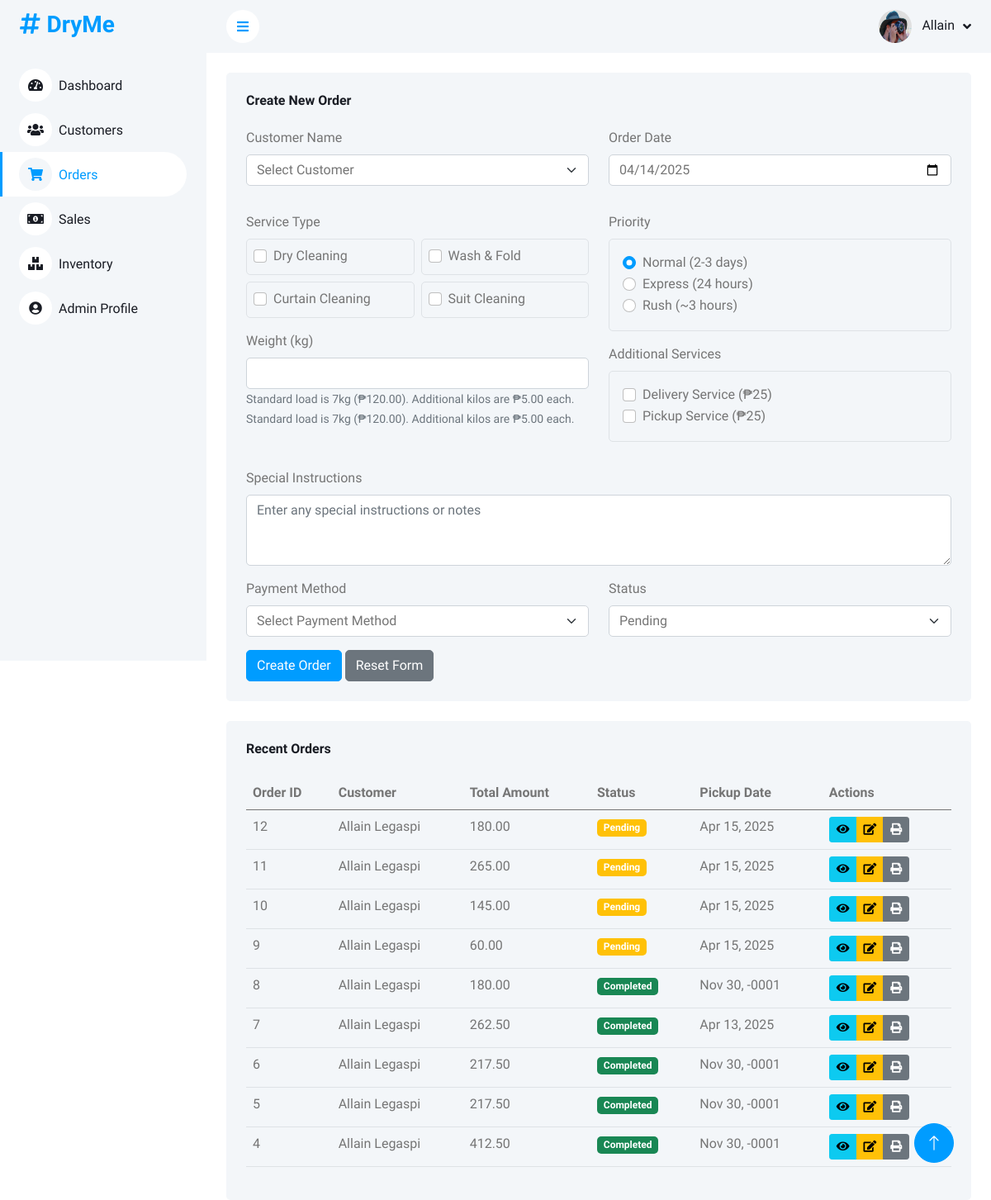
The app's page /admin/orders.php (signed in) with its own data.
### tables this page shows
CREATE TABLE `services` (
  `service_id` int(11) NOT NULL,
  `service_name` varchar(100) NOT NULL,
  `description` text DEFAULT NULL,
  `price` decimal(10,2) NOT NULL,
  `status` enum('active','inactive') DEFAULT 'active'
);

CREATE TABLE `orders` (
  `order_id` int(11) NOT NULL,
  `customer_id` int(11) DEFAULT NULL,
  `total_amount` decimal(10,2) NOT NULL,
  `status` enum('pending','processing','completed','cancelled') DEFAULT 'pending',
  `pickup_date` date DEFAULT NULL,
  `delivery_date` date DEFAULT NULL,
  `created_at` timestamp NOT NULL DEFAULT current_timestamp(),
  `priority` varchar(20) DEFAULT 'normal',
  `delivery` tinyint(1) DEFAULT 0,
  `pickup` tinyint(1) DEFAULT 0,
  `weight` decimal(10,2) NOT NULL DEFAULT 0.00
);

CREATE TABLE `customers` (
  `customer_id` int(11) NOT NULL,
  `username` varchar(50) NOT NULL,
  `password` varchar(255) NOT NULL,
  `email` varchar(100) NOT NULL,
  `full_name` varchar(100) NOT NULL,
  `phone` varchar(20) DEFAULT NULL,
  `address` text DEFAULT NULL,
  `role` enum('admin','customer') DEFAULT 'customer',
  `created_at` timestamp NOT NULL DEFAULT current_timestamp(),
  `updated_at` timestamp NOT NULL DEFAULT current_timestamp() ON UPDATE current_timestamp()
);

### admin/orders.php (the view, shortened to what this page needs)
<?php
require_once '../includes/db_connect.php';
$stmt = $pdo->prepare("SELECT * FROM admins WHERE admin_id = ?");
$stmt->execute([$_SESSION['admin_id']]);
$admin = $stmt->fetch();
$stmt = $pdo->query("SELECT * FROM services");
$services = $stmt->fetchAll();
$stmt = $pdo->query("SELECT o.*, c.full_name as customer_name
                     FROM orders o
                     JOIN customers c ON o.customer_id = c.customer_id
                     ORDER BY o.created_at DESC");
$orders = $stmt->fetchAll();
?>
<!DOCTYPE html>
<html lang="en">
<head>
    <link href="https://cdnjs.cloudflare.com/ajax/libs/font-awesome/5.10.0/css/all.min.css" rel="stylesheet">
    <link href="https://cdn.jsdelivr.net/npm/bootstrap-icons@1.4.1/font/bootstrap-icons.css" rel="stylesheet">
    <link href="lib/owlcarousel/assets/owl.carousel.min.css" rel="stylesheet">
    <link href="lib/tempusdominus/css/tempusdominus-bootstrap-4.min.css" rel="stylesheet" />
    <link href="css/bootstrap.min.css" rel="stylesheet">
    <link href="css/style.css" rel="stylesheet">
</head>
<body>
    <div class="container-fluid position-relative bg-white d-flex p-0">
        <div class="sidebar pe-4 pb-3">
            <nav class="navbar bg-light navbar-light">
                <a href="index.php" class="navbar-brand mx-4 mb-3">
                    <h3 class="text-primary"><i class="fa fa-hashtag me-2"></i>DryMe</h3>
                </a>
                <div class="navbar-nav w-100">
                    <a href="index.php" class="nav-item nav-link"><i class="fa fa-tachometer-alt me-2"></i>Dashboard</a>
                    <a href="customers.php" class="nav-item nav-link"><i class="fa fa-users me-2"></i>Customers</a>
                    <a href="orders.php" class="nav-item nav-link active"><i class="fa fa-shopping-cart me-2"></i>Orders</a>
                    <a href="sales.php" class="nav-item nav-link"><i class="fa fa-money-bill-alt me-2"></i>Sales</a>
                    <a href="inventory.php" class="nav-item nav-link"><i class="fa fa-boxes me-2"></i>Inventory</a>
                    <a href="profile.php" class="nav-item nav-link"><i class="fa fa-user-circle me-2"></i>Admin Profile</a>
                </div>
            </nav>
        </div>
        <div class="content">
            <nav class="navbar navbar-expand bg-light navbar-light sticky-top px-4 py-0">
                <a href="#" class="sidebar-toggler flex-shrink-0">
                    <i class="fa fa-bars"></i>
                </a>
                <div class="navbar-nav align-items-center ms-auto">
                    <div class="nav-item dropdown">
                        <a href="#" class="nav-link dropdown-toggle" data-bs-toggle="dropdown">
                            <img class="rounded-circle me-lg-2" src="<?php echo isset($admin['profile_picture']) ? 'img/profile/' . $admin['profile_picture'] : 'img/user.jpg'; ?>" alt="" style="width: 40px; height: 40px;">
                            <span class="d-none d-lg-inline-flex"><?php echo htmlspecialchars($admin['full_name']); ?></span>
                        </a>
                    </div>
                </div>
            </nav>
            <div class="container-fluid pt-4 px-4">
                <div class="row g-4">
                    <div class="col-sm-12">
                        <div class="bg-light rounded h-100 p-4">
                            <h6 class="mb-4">Create New Order</h6>
                            <form method="POST" action="">
                                <div class="row mb-3">
                                    <div class="col-md-6">
                                        <label class="form-label">Customer Name</label>
                                        <select class="form-select mb-3" name="customer_id" required>
                                            <option value="">Select Customer</option>
                                        </select>
                                    </div>
                                    <div class="col-md-6">
                                        <label class="form-label">Order Date</label>
                                        <input type="date" class="form-control" value="<?php echo date('Y-m-d'); ?>">
                                    </div>
                                </div>
                                <div class="row mb-3">
                                    <div class="col-md-6">
                                        <label class="form-label">Service Type</label>
                                        <div class="row g-2">
                                            <?php foreach ($services as $service): ?>
                                                <?php if ($service['service_name'] !== 'Delivery Service' && $service['service_name'] !== 'Home Pickup'): ?>
                                                <div class="col-6">
                                                    <div class="border rounded p-2">
                                                        <div class="form-check">
                                                            <input class="form-check-input service-check"
                                                                   type="checkbox"
                                                                   name="services[]"
                                                                   value="<?php echo $service['service_id']; ?>"
                                                                   data-price="<?php echo $service['price']; ?>">
                                                            <label class="form-check-label">
                                                                <?php echo htmlspecialchars($service['service_name']); ?>
                                                            </label>
                                                        </div>
                                                    </div>
                                                </div>
                                                <?php endif; ?>
                                            <?php endforeach; ?>
                                        </div>
                                        <div class="mt-3">
                                            <label class="form-label">Weight (kg)</label>
                                            <input type="number" name="weight" class="form-control" step="0.1" min="0" required>
                                            <small class="form-text text-muted">Standard load is 7kg (₱120.00). Additional kilos are ₱5.00 each.</small>
                                        </div>
                                    </div>
                                    <div class="col-md-6">
                                        <label class="form-label">Priority</label>
                                        <div class="border rounded p-3 mb-3">
                                            <div class="form-check">
                                                <input class="form-check-input" type="radio" name="priority" value="normal" checked>
                                                <label class="form-check-label">Normal (2-3 days)</label>
                                            </div>
                                            <div class="form-check">
                                                <input class="form-check-input" type="radio" name="priority" value="express">
                                                <label class="form-check-label">Express (24 hours)</label>
                                            </div>
                                            <div class="form-check">
                                                <input class="form-check-input" type="radio" name="priority" value="express">
                                                <label class="form-check-label">Rush (~3 hours)</label>
                                            </div>
                                        </div>
                                        <label class="form-label">Additional Services</label>
                                        <div class="border rounded p-3">
                                            <div class="form-check">
                                                <input class="form-check-input delivery-check" type="checkbox" name="delivery" value="1">
                                                <label class="form-check-label">Delivery Service (₱25)</label>
                                            </div>
                                            <div class="form-check">
                                                <input class="form-check-input pickup-check" type="checkbox" name="pickup" value="1">
                                                <label class="form-check-label">Pickup Service (₱25)</label>
                                            </div>
                                        </div>
                                    </div>
                                </div>
                                <div class="mb-3">
                                    <label class="form-label">Special Instructions</label>
                                    <textarea class="form-control" rows="3" placeholder="Enter any special instructions or notes"></textarea>
                                </div>
                                <div class="row mb-3">
                                    <div class="col-md-6">
                                        <label class="form-label">Payment Method</label>
                                        <select class="form-select">
                                            <option selected>Select Payment Method</option>
                                        </select>
                                    </div>
                                    <div class="col-md-6">
                                        <label class="form-label">Status</label>
                                        <select class="form-select" name="status" required>
                                            <option value="pending" selected>Pending</option>
                                        </select>
                                    </div>
                                </div>
                                <div class="row">
                                    <div class="col-12">
                                        <button type="submit" class="btn btn-primary">Create Order</button>
                                        <button type="reset" class="btn btn-secondary">Reset Form</button>
                                    </div>
                                </div>
                            </form>
                        </div>
                    </div>
                </div>
                <div class="row mt-4">
                    <div class="col-12">
                        <div class="bg-light rounded h-100 p-4">
                            <h6 class="mb-4">Recent Orders</h6>
                            <div class="table-responsive">
                                <table class="table">
                                    <thead>
                                        <tr>
                                            <th scope="col">Order ID</th>
                                            <th scope="col">Customer</th>
                                            <th scope="col">Total Amount</th>
                                            <th scope="col">Status</th>
                                            <th scope="col">Pickup Date</th>
                                            <th scope="col">Actions</th>
                                        </tr>
                                    </thead>
                                    <tbody>
                                        <?php foreach ($orders as $order): ?>
                                        <tr>
                                            <td><?php echo $order['order_id']; ?></td>
                                            <td><?php echo htmlspecialchars($order['customer_name']); ?></td>
                                            <td><?php echo number_format($order['total_amount'], 2); ?></td>
                                            <td>
                                                <span class="badge bg-<?php
                                                    echo match($order['status']) {
                                                        'pending' => 'warning',
                                                        'processing' => 'primary',
                                                        'completed' => 'success',
                                                        'cancelled' => 'danger',
                                                        default => 'secondary'
                                                    };
                                                ?>">
                                                    <?php echo ucfirst($order['status']); ?>
                                                </span>
                                            </td>
                                            <td><?php echo date('M d, Y', strtotime($order['pickup_date'])); ?></td>
                                            <td>
                                                <div class="btn-group">
                                                    <button class="btn btn-sm btn-info" onclick="showOrderDetails(<?php echo $order['order_id']; ?>)">
                                                        <i class="fa fa-eye"></i>
                                                    </button>
                                                    <button class="btn btn-sm btn-warning" onclick="updateOrderStatus(<?php echo $order['order_id']; ?>, '<?php echo $order['status']; ?>')">
                                                        <i class="fa fa-edit"></i>
                                                    </button>
                                                    <button class="btn btn-sm btn-secondary" onclick="printReceipt(<?php echo $order['order_id']; ?>)">
                                                        <i class="fa fa-print"></i>
                                                    </button>
                                                </div>
                                            </td>
                                        </tr>
                                        <?php endforeach; ?>
                                    </tbody>
                                </table>
                            </div>
                        </div>
                    </div>
                </div>
            </div>
        <a href="#" class="btn btn-lg btn-primary btn-lg-square back-to-top"><i class="bi bi-arrow-up"></i></a>
    </div>
</body>
</html>

### records on screen
services: service_name "Dry Cleaning"
services: service_name "Wash & Fold"
services: service_name "Curtain Cleaning"
services: service_name "Suit Cleaning"
orders: order_id "12", customer.full_name "Allain Legaspi", total_amount "180.00", status "Pending", pickup_date "Apr 15, 2025"
orders: order_id "11", customer.full_name "Allain Legaspi", total_amount "265.00", status "Pending", pickup_date "Apr 15, 2025"
orders: order_id "10", customer.full_name "Allain Legaspi", total_amount "145.00", status "Pending", pickup_date "Apr 15, 2025"
orders: order_id "9", customer.full_name "Allain Legaspi", total_amount "60.00", status "Pending", pickup_date "Apr 15, 2025"
orders: order_id "8", customer.full_name "Allain Legaspi", total_amount "180.00", status "Completed", pickup_date "Nov 30, -0001"
orders: order_id "7", customer.full_name "Allain Legaspi", total_amount "262.50", status "Completed", pickup_date "Apr 13, 2025"
orders: order_id "6", customer.full_name "Allain Legaspi", total_amount "217.50", status "Completed", pickup_date "Nov 30, -0001"
orders: order_id "5", customer.full_name "Allain Legaspi", total_amount "217.50", status "Completed", pickup_date "Nov 30, -0001"
orders: order_id "4", customer.full_name "Allain Legaspi", total_amount "412.50", status "Completed", pickup_date "Nov 30, -0001"

### other values on screen
$admin['full_name'] "Allain"
